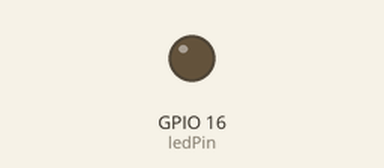
The sketch below on a simulated ESP32. On the bench: output pins drawn as LEDs (lit = HIGH).

Above: at 0.05 s.
At 1.05 s:
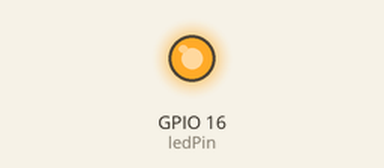
At 1.8 s:
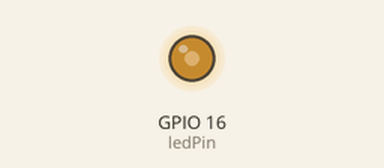
Timing chart, 0 to 4.6 s (numbered marks = the images above):
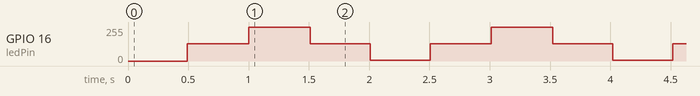

Measured:
- by itself, GPIO 16 (ledPin): repeats every 2.0 s: 255/255 0.51 s, 128/255 0.50 s, 5/255 0.50 s, 128/255 0.51 s

The sketch:

1.ino
```cpp
// the number of the LED pin
const int ledPin = 16;  // 16 corresponds to GPIO16

// setting PWM properties
const int freq = 5000;
const int ledChannel = 0;
const int resolution = 8;

void setup(){
  // configure LED PWM functionalitites
  ledcSetup(ledChannel, freq, resolution);

  // attach the channel to the GPIO to be controlled
  ledcAttachPin(ledPin, ledChannel);
}

void loop(){
  // increase the LED brightness
  for(int dutyCycle = 5; dutyCycle <= 255; dutyCycle++){
    // changing the LED brightness with PWM
    ledcWrite(ledChannel, dutyCycle);
    delay(4);
  }

  // decrease the LED brightness
  for(int dutyCycle = 255; dutyCycle >= 5; dutyCycle--){
    // changing the LED brightness with PWM
    ledcWrite(ledChannel, dutyCycle);
    delay(4);
  }
}
```
